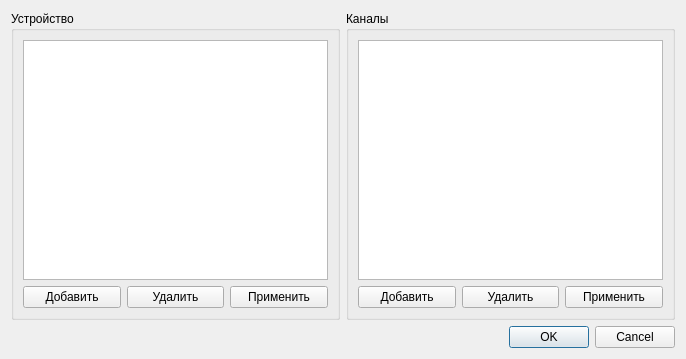
<?xml version="1.0" encoding="UTF-8"?>
<ui version="4.0">
 <class>DialogTypes</class>
 <widget class="QDialog" name="DialogTypes">
  <property name="geometry">
   <rect>
    <x>0</x>
    <y>0</y>
    <width>686</width>
    <height>359</height>
   </rect>
  </property>
  <property name="windowTitle">
   <string>Тип устройства</string>
  </property>
  <property name="windowIcon">
   <iconset resource="res.qrc">
    <normaloff>:/images/images/png/24x24/Hard disk.png</normaloff>:/images/images/png/24x24/Hard disk.png</iconset>
  </property>
  <layout class="QVBoxLayout" name="verticalLayout">
   <item>
    <layout class="QHBoxLayout" name="horizontalLayout">
     <item>
      <widget class="QGroupBox" name="groupBox">
       <property name="title">
        <string>Устройство</string>
       </property>
       <layout class="QVBoxLayout" name="verticalLayout_2">
        <item>
         <widget class="QTableView" name="tableViewTypes"/>
        </item>
        <item>
         <layout class="QHBoxLayout" name="horizontalLayout_2">
          <item>
           <widget class="QPushButton" name="pushButtonADDTypes">
            <property name="text">
             <string>Добавить</string>
            </property>
            <property name="icon">
             <iconset resource="res.qrc">
              <normaloff>:/images/images/png/24x24/Add.png</normaloff>:/images/images/png/24x24/Add.png</iconset>
            </property>
           </widget>
          </item>
          <item>
           <widget class="QPushButton" name="pushButton_3">
            <property name="text">
             <string>Удалить</string>
            </property>
            <property name="icon">
             <iconset resource="res.qrc">
              <normaloff>:/images/images/png/24x24/Erase.png</normaloff>:/images/images/png/24x24/Erase.png</iconset>
            </property>
           </widget>
          </item>
          <item>
           <widget class="QPushButton" name="pushButtonSubmitTypes">
            <property name="text">
             <string>Применить</string>
            </property>
            <property name="icon">
             <iconset resource="res.qrc">
              <normaloff>:/images/images/png/24x24/Apply.png</normaloff>:/images/images/png/24x24/Apply.png</iconset>
            </property>
           </widget>
          </item>
         </layout>
        </item>
       </layout>
      </widget>
     </item>
     <item>
      <widget class="QGroupBox" name="groupBox_2">
       <property name="title">
        <string>Каналы</string>
       </property>
       <layout class="QVBoxLayout" name="verticalLayout_3">
        <item>
         <widget class="QTableView" name="tableViewChanels"/>
        </item>
        <item>
         <layout class="QHBoxLayout" name="horizontalLayout_3">
          <item>
           <widget class="QPushButton" name="pushButtonAddChanels">
            <property name="text">
             <string>Добавить</string>
            </property>
            <property name="icon">
             <iconset resource="res.qrc">
              <normaloff>:/images/images/png/24x24/Add.png</normaloff>:/images/images/png/24x24/Add.png</iconset>
            </property>
           </widget>
          </item>
          <item>
           <widget class="QPushButton" name="pushButton_6">
            <property name="text">
             <string>Удалить</string>
            </property>
            <property name="icon">
             <iconset resource="res.qrc">
              <normaloff>:/images/images/png/24x24/Erase.png</normaloff>:/images/images/png/24x24/Erase.png</iconset>
            </property>
           </widget>
          </item>
          <item>
           <widget class="QPushButton" name="pushButtonSubmitChanels">
            <property name="text">
             <string>Применить</string>
            </property>
            <property name="icon">
             <iconset resource="res.qrc">
              <normaloff>:/images/images/png/24x24/Apply.png</normaloff>:/images/images/png/24x24/Apply.png</iconset>
            </property>
           </widget>
          </item>
         </layout>
        </item>
       </layout>
      </widget>
     </item>
    </layout>
   </item>
   <item>
    <widget class="QDialogButtonBox" name="buttonBox">
     <property name="enabled">
      <bool>true</bool>
     </property>
     <property name="orientation">
      <enum>Qt::Horizontal</enum>
     </property>
     <property name="standardButtons">
      <set>QDialogButtonBox::Cancel|QDialogButtonBox::Ok</set>
     </property>
    </widget>
   </item>
  </layout>
 </widget>
 <resources>
  <include location="res.qrc"/>
 </resources>
 <connections>
  <connection>
   <sender>buttonBox</sender>
   <signal>accepted()</signal>
   <receiver>DialogTypes</receiver>
   <slot>accept()</slot>
   <hints>
    <hint type="sourcelabel">
     <x>248</x>
     <y>254</y>
    </hint>
    <hint type="destinationlabel">
     <x>157</x>
     <y>274</y>
    </hint>
   </hints>
  </connection>
  <connection>
   <sender>buttonBox</sender>
   <signal>rejected()</signal>
   <receiver>DialogTypes</receiver>
   <slot>reject()</slot>
   <hints>
    <hint type="sourcelabel">
     <x>316</x>
     <y>260</y>
    </hint>
    <hint type="destinationlabel">
     <x>286</x>
     <y>274</y>
    </hint>
   </hints>
  </connection>
 </connections>
</ui>
